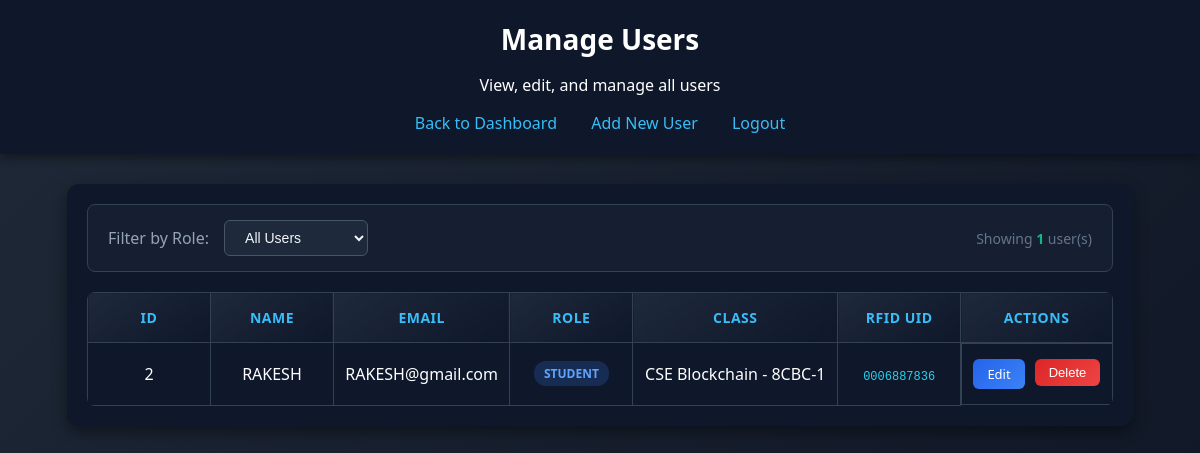
Page /admin/users (signed in) on the committed database.
### tables this page shows
CREATE TABLE users (
    id INTEGER PRIMARY KEY AUTOINCREMENT,
    name TEXT NOT NULL,
    email TEXT UNIQUE NOT NULL,
    password TEXT NOT NULL,
    role TEXT NOT NULL CHECK(role IN ('student','teacher','admin')),
    class_id INTEGER,
    rfid_uid TEXT,
    FOREIGN KEY(class_id) REFERENCES classes(id)
);

CREATE TABLE classes (
    id INTEGER PRIMARY KEY AUTOINCREMENT,
    class_name TEXT NOT NULL,
    room_no TEXT
);

### backend/app.py (the view)
@app.route("/admin/users")
def manage_users():
    if session.get("role") != "admin":
        return redirect("/login")
    role_filter = request.args.get("role", "all")
    conn = get_connection()
    cursor = conn.cursor()
    query = """
        SELECT users.id, users.name, users.email, users.role,
               classes.class_name, classes.room_no, users.rfid_uid
        FROM users
        LEFT JOIN classes ON users.class_id = classes.id
        WHERE users.role != 'admin'
    """
    params = []
    if role_filter in ["student", "teacher"]:
        query += " AND users.role = ?"
        params.append(role_filter)
    query += " ORDER BY users.role, users.name"
    users = cursor.execute(query, params).fetchall()
    conn.close()
    return render_template("admin_users.html", users=users, role_filter=role_filter)

### backend/app.py (called while the page is built)
def get_connection():
    conn = sqlite3.connect(DB_PATH)
    conn.row_factory = sqlite3.Row
    return conn

### frontend/templates/admin_users.html (shortened to what this page needs)
<!DOCTYPE html>
<html lang="en">
<head>
    <link rel="stylesheet" href="/static/style.css">
</head>
<body>
    <div class="header">
        <h1>Manage Users</h1>
        <p>View, edit, and manage all users</p>
        <nav class="nav-links">
            <a href="/admin">Back to Dashboard</a>
            <a href="/admin/add_user">Add New User</a>
            <a href="/logout">Logout</a>
        </nav>
    </div>
    <div class="dashboard-content">
        <div class="table-container">
            <div class="filter-bar">
                <label>Filter by Role:</label>
                <form method="GET" id="filterForm">
                    <select name="role" onchange="this.form.submit()">
                        <option value="all" {% if role_filter == 'all' %}selected{% endif %}>All Users</option>
                    </select>
                </form>
                <span class="user-count">
                    Showing <strong>{{ users|length }}</strong> user(s)
                </span>
            </div>
            <table class="weekly-table">
                <thead>
                    <tr>
                        <th>ID</th>
                        <th>Name</th>
                        <th>Email</th>
                        <th>Role</th>
                        <th>Class</th>
                        <th>RFID UID</th>
                        <th>Actions</th>
                    </tr>
                </thead>
                <tbody>
                    {% for u in users %}
                    <tr>
                        <td>{{ u.id }}</td>
                        <td>{{ u.name }}</td>
                        <td>{{ u.email }}</td>
                        <td>
                            <span class="role-badge role-{{ u.role }}">{{ u.role }}</span>
                        </td>
                        <td>
                            {% if u.class_name %}
                            {{ u.class_name }} - {{ u.room_no }}
                            {% else %}
                            <span class="empty-slot">-</span>
                            {% endif %}
                        </td>
                        <td>
                            {% if u.rfid_uid %}
                            <span class="rfid-uid">{{ u.rfid_uid }}</span>
                            {% else %}
                            <span class="empty-slot">-</span>
                            {% endif %}
                        </td>
                        <td class="action-cell">
                            <a href="/admin/edit_user/{{ u.id }}" class="edit-link">Edit</a>
                            <form action="/admin/delete_user/{{ u.id }}" method="POST" style="display:inline;">
                                <button type="submit" class="delete-link" onclick="return confirm('Delete {{ u.name }}?')">Delete</button>
                            </form>
                        </td>
                    </tr>
                    {% endfor %}
                </tbody>
            </table>
        </div>
    </div>
</body>
</html>

### frontend/static/style.css (style rules this page uses)
body { margin: 0; font-family: 'Segoe UI', Tahoma, sans-serif; background: linear-gradient(135deg, #1f2937, #111827); color: white; }
.header { text-align: center; padding: 20px; background: #0f172a; box-shadow: 0 4px 10px rgba(0,0,0,0.4); }
.header h1 { margin: 0; font-size: 28px; }
.table-container { width: 90%; margin: auto; background: #0f172a; padding: 20px; border-radius: 12px; box-shadow: 0 6px 15px rgba(0,0,0,0.4); }
table { width: 100%; border-collapse: collapse; }
th, td { padding: 12px; text-align: center; }
th { background: #1e293b; color: #38bdf8; }
.nav-links { margin-top: 15px; }
.nav-links a { color: #38bdf8; text-decoration: none; margin: 0 15px; font-size: 16px; transition: color 0.2s; }
.dashboard-content { padding: 30px; }
.weekly-table { width: 100%; border-collapse: collapse; background: #0f172a; border-radius: 8px; overflow: hidden; }
.weekly-table th, .weekly-table td { border: 1px solid #334155; padding: 15px 10px; text-align: center; min-width: 100px; }
.weekly-table thead th { background: linear-gradient(145deg, #1e293b, #0f172a); color: #38bdf8; font-weight: 600; font-size: 14px; text-transform: uppercase; letter-spacing: 0.5px; }
.role-badge { display: inline-block; padding: 4px 12px; border-radius: 12px; font-size: 12px; font-weight: 600; text-transform: capitalize; }
.role-student { background: rgba(16, 185, 129, 0.2); color: #4ade80; }
.action-cell { display: flex; gap: 10px; justify-content: center; }
.edit-link { padding: 6px 14px; background: linear-gradient(135deg, #2563eb, #3b82f6); color: white; text-decoration: none; border-radius: 6px; font-size: 13px; font-weight: 500; }
.delete-link { padding: 6px 14px; background: linear-gradient(135deg, #dc2626, #ef4444); color: white; border: none; border-radius: 6px; font-size: 13px; font-weight: 500; cursor: pointer; }

### frontend/templates/admin_users.html (style rules this page uses)
.filter-bar { display: flex; align-items: center; gap: 15px; margin-bottom: 20px; padding: 15px 20px; background: rgba(30, 41, 59, 0.5); border-radius: 8px; border: 1px solid #334155; }
.filter-bar label { color: #94a3b8; font-weight: 500; }
.filter-bar select { padding: 8px 16px; border-radius: 6px; border: 1px solid #475569; background: #1e293b; color: #f1f5f9; font-size: 14px; cursor: pointer; }
.user-count { margin-left: auto; color: #64748b; font-size: 14px; }
.user-count strong { color: #10b981; }
.rfid-uid { font-family: monospace; color: #22d3ee; font-size: 12px; }
.role-badge { padding: 4px 10px; border-radius: 12px; font-size: 12px; font-weight: 600; text-transform: uppercase; }
.role-student { background: rgba(59, 130, 246, 0.2); color: #60a5fa; }

### rows in the picture
users: id "2", name "RAKESH", email "RAKESH@gmail.com", role "STUDENT", class_name "CSE Blockchain", room_no "8CBC-1", rfid_uid "0006887836"

### other values in the picture
{{ users|length }} "1"
